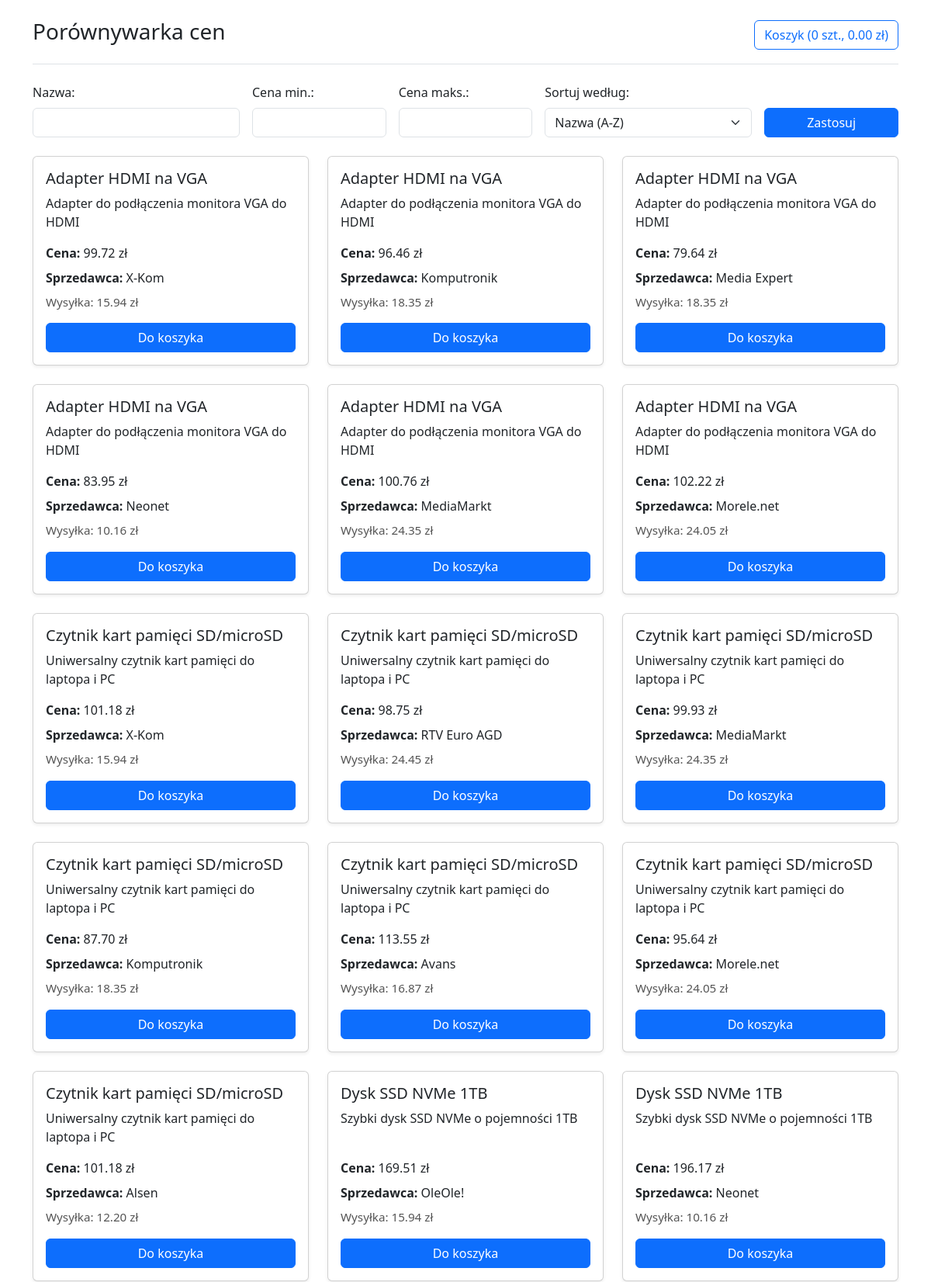
The page / (upper part) on the database its author committed.
### app.py (models this page shows)
class Product(db.Model):
    id = db.Column(db.Integer, primary_key=True)
    name = db.Column(db.String(100), nullable=False)
    description = db.Column(db.Text)
    offers = db.relationship('Offer', backref='product', lazy=True)

class Offer(db.Model):
    id = db.Column(db.Integer, primary_key=True)
    product_id = db.Column(db.Integer, db.ForeignKey('product.id'), nullable=False)
    seller_id = db.Column(db.Integer, db.ForeignKey('seller.id'), nullable=False)
    price = db.Column(db.Float, nullable=False)

class Seller(db.Model):
    id = db.Column(db.Integer, primary_key=True)
    name = db.Column(db.String(100), nullable=False)
    shipping_cost = db.Column(db.Float, nullable=False)
    offers = db.relationship('Offer', backref='seller', lazy=True)

### app.py (the view)
@app.route('/', methods=['GET'])
def index():
    sort = request.args.get('sort', 'name_asc')
    filter_name = request.args.get('filter_name', '')
    filter_min_price = request.args.get('filter_min_price', '')
    filter_max_price = request.args.get('filter_max_price', '')
    algo = request.args.get('algo', session.get('algo', 'exact'))
    session['algo'] = algo
    products = Product.query
    if filter_name:
        products = products.filter(Product.name.ilike(f'%{filter_name}%'))
    products = products.all()
    offers = []
    for product in products:
        for offer in product.offers:
            offers.append({
                'product': product,
                'offer': offer,
                'seller': offer.seller
            })
    if filter_min_price:
        offers = [o for o in offers if o['offer'].price >= float(filter_min_price)]
    if filter_max_price:
        offers = [o for o in offers if o['offer'].price <= float(filter_max_price)]
    if sort == 'name_asc':
        offers.sort(key=lambda x: x['product'].name.lower())
    elif sort == 'name_desc':
        offers.sort(key=lambda x: x['product'].name.lower(), reverse=True)
    elif sort == 'price_asc':
        offers.sort(key=lambda x: x['offer'].price)
    elif sort == 'price_desc':
        offers.sort(key=lambda x: x['offer'].price, reverse=True)
    cart_items = session.get('cart', [])
    cart_product_counts = {}
    cart_offer_counts = {}
    for item in cart_items:
        pid = item['product_id']
        cart_product_counts[pid] = cart_product_counts.get(pid, 0) + 1
        oid = item['offer_id']
        cart_offer_counts[oid] = cart_offer_counts.get(oid, 0) + 1
    return render_template('index.html', offers=offers, sort=sort, filter_name=filter_name, filter_min_price=filter_min_price, filter_max_price=filter_max_price, algo=algo, cart_product_counts=cart_product_counts, cart_offer_counts=cart_offer_counts)

### app.py (called while the page is built)
def get_cart_info():
    cart_items = session.get('cart', [])
    cart_count = len(cart_items)
    cart_total = 0
    for item in cart_items:
        offer = Offer.query.get(item['offer_id'])
        if offer:
            cart_total += offer.price + offer.seller.shipping_cost
    return cart_count, cart_total

@app.context_processor
def inject_cart_info():
    cart_count, cart_total = get_cart_info()
    return dict(cart_count=cart_count, cart_total=cart_total)

### templates/index.html (shortened to what this page needs)
{% extends "base.html" %}
{% block content %}
<form method="get" class="row g-3 align-items-end mb-4">
    <div class="col-md-3">
        <label for="filter_name" class="form-label">Nazwa:</label>
        <input type="text" name="filter_name" id="filter_name" value="{{ filter_name }}" class="form-control">
    </div>
    <div class="col-md-2">
        <label for="filter_min_price" class="form-label">Cena min.:</label>
        <input type="text" name="filter_min_price" id="filter_min_price" value="{{ filter_min_price }}" class="form-control">
    </div>
    <div class="col-md-2">
        <label for="filter_max_price" class="form-label">Cena maks.:</label>
        <input type="text" name="filter_max_price" id="filter_max_price" value="{{ filter_max_price }}" class="form-control">
    </div>
    <div class="col-md-3">
        <label for="sort" class="form-label">Sortuj według:</label>
        <select name="sort" id="sort" class="form-select">
            <option value="name_asc" {% if sort == 'name_asc' %}selected{% endif %}>Nazwa (A-Z)</option>
        </select>
    </div>
    <div class="col-md-2 d-grid">
        <button type="submit" class="btn btn-primary">Zastosuj</button>
    </div>
</form>
<div class="row row-cols-1 row-cols-md-2 row-cols-lg-3 g-4">
    {% for item in offers %}
    <div class="col">
        <div class="card h-100 shadow-sm">
            <div class="card-body d-flex flex-column justify-content-between">
                <div>
                    <h5 class="card-title">{{ item.product.name }}</h5>
                    <p class="card-text">{{ item.product.description }}</p>
                </div>
                <div class="mt-3">
                    <div class="mb-2"><strong>Cena:</strong> {{ "%.2f"|format(item.offer.price) }} zł</div>
                    <div class="mb-2"><strong>Sprzedawca:</strong> {{ item.seller.name }}</div>
                    <div class="mb-3" style="font-size: 0.95em; color: #555;">Wysyłka: {{ "%.2f"|format(item.seller.shipping_cost) }} zł</div>
                    <a href="{{ url_for('add_to_cart', offer_id=item.offer.id, filter_name=filter_name, filter_min_price=filter_min_price, filter_max_price=filter_max_price, sort=sort) }}" class="btn btn-primary w-100">
                        Do koszyka
                        {% set offer_count = cart_offer_counts.get(item.offer.id, 0) %}
                    </a>
                </div>
            </div>
        </div>
    </div>
    {% endfor %}
</div>
{% endblock %}

### templates/base.html (shortened to what this page needs)
<!DOCTYPE html>
<html lang="pl">
<head>
    <link href="https://cdn.jsdelivr.net/npm/bootstrap@5.3.2/dist/css/bootstrap.min.css" rel="stylesheet">
</head>
<body>
    <div class="container my-4">
        <div class="d-flex justify-content-between align-items-center border-bottom pb-3 mb-4">
            <h1 class="h3">Porównywarka cen</h1>
            <a href="{{ url_for('cart') }}" class="btn btn-outline-primary">
                Koszyk
                {% if cart_count is defined and cart_total is defined %}
                    ({{ cart_count }} szt., {{ "%.2f"|format(cart_total) }} zł)
                {% endif %}
            </a>
        </div>
        {% block content %}{% endblock %}
    </div>
</body>
</html>

### rows shown on the page
Product: product.name "Adapter HDMI na VGA" "Adapter HDMI na VGA" "Adapter HDMI na VGA" "Adapter HDMI na VGA" "Adapter HDMI na VGA" "Adapter HDMI na VGA", product.description "Adapter do podłączenia monitora VGA do HDMI" "Adapter do podłączenia monitora VGA do HDMI" "Adapter do podłączenia monitora VGA do HDMI" "Adapter do podłączenia monitora VGA do HDMI" "Adapter do podłączenia monitora VGA do HDMI" "Adapter do podłączenia monitora VGA do HDMI"
Offer: offer.price "99.72"
Seller: seller.name "X-Kom" "X-Kom", seller.shipping_cost "15.94" "15.94"
Offer: offer.price "96.46"
Seller: seller.name "Komputronik" "Komputronik", seller.shipping_cost "18.35" "18.35"
Offer: offer.price "79.64"
Seller: seller.name "Media Expert", seller.shipping_cost "18.35"
Offer: offer.price "83.95"
Seller: seller.name "Neonet" "Neonet", seller.shipping_cost "10.16" "10.16"
Offer: offer.price "100.76"
Seller: seller.name "MediaMarkt" "MediaMarkt", seller.shipping_cost "24.35" "24.35"
Offer: offer.price "102.22"
Seller: seller.name "Morele.net" "Morele.net", seller.shipping_cost "24.05" "24.05"
Product: product.name "Czytnik kart pamięci SD/microSD" "Czytnik kart pamięci SD/microSD" "Czytnik kart pamięci SD/microSD" "Czytnik kart pamięci SD/microSD" "Czytnik kart pamięci SD/microSD" "Czytnik kart pamięci SD/microSD" "Czytnik kart pamięci SD/microSD", product.description "Uniwersalny czytnik kart pamięci do laptopa i PC" "Uniwersalny czytnik kart pamięci do laptopa i PC" "Uniwersalny czytnik kart pamięci do laptopa i PC" "Uniwersalny czytnik kart pamięci do laptopa i PC" "Uniwersalny czytnik kart pamięci do laptopa i PC" "Uniwersalny czytnik kart pamięci do laptopa i PC" "Uniwersalny czytnik kart pamięci do laptopa i PC"
Offer: offer.price "101.18"
Offer: offer.price "98.75"
Seller: seller.name "RTV Euro AGD", seller.shipping_cost "24.45"
Offer: offer.price "99.93"
Offer: offer.price "87.70"
Offer: offer.price "113.55"
Seller: seller.name "Avans", seller.shipping_cost "16.87"
Offer: offer.price "95.64"
Offer: offer.price "101.18"
Seller: seller.name "Alsen", seller.shipping_cost "12.20"
Product: product.name "Dysk SSD NVMe 1TB" "Dysk SSD NVMe 1TB", product.description "Szybki dysk SSD NVMe o pojemności 1TB" "Szybki dysk SSD NVMe o pojemności 1TB"
Offer: offer.price "169.51"
Seller: seller.name "OleOle!", seller.shipping_cost "15.94"
Offer: offer.price "196.17"

### other values the page prints
{{ cart_count }} "0"
{{ "%.2f"|format(cart_total) }} "0.00"
